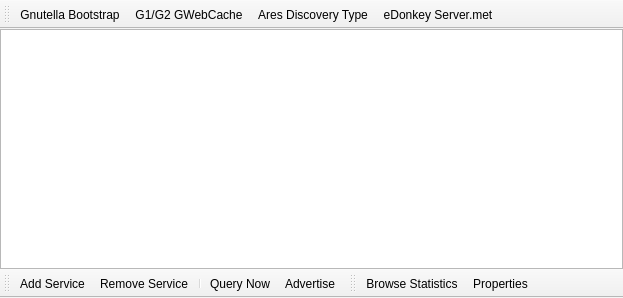
<?xml version="1.0" encoding="UTF-8"?>
<ui version="4.0">
 <class>WidgetDiscovery</class>
 <widget class="QMainWindow" name="WidgetDiscovery">
  <property name="geometry">
   <rect>
    <x>0</x>
    <y>0</y>
    <width>623</width>
    <height>298</height>
   </rect>
  </property>
  <property name="windowTitle">
   <string>MainWindow</string>
  </property>
  <widget class="QWidget" name="centralwidget">
   <layout class="QVBoxLayout" name="verticalLayout">
    <property name="spacing">
     <number>0</number>
    </property>
    <property name="margin">
     <number>0</number>
    </property>
    <item>
     <widget class="QTreeView" name="treeViewDiscovery"/>
    </item>
   </layout>
  </widget>
  <widget class="QToolBar" name="toolBarServices">
   <property name="windowTitle">
    <string>toolBar</string>
   </property>
   <property name="iconSize">
    <size>
     <width>16</width>
     <height>16</height>
    </size>
   </property>
   <property name="toolButtonStyle">
    <enum>Qt::ToolButtonTextBesideIcon</enum>
   </property>
   <attribute name="toolBarArea">
    <enum>TopToolBarArea</enum>
   </attribute>
   <attribute name="toolBarBreak">
    <bool>false</bool>
   </attribute>
   <addaction name="actionDiscoveryGnutellaBootstrap"/>
   <addaction name="actionG1G2GWebCache"/>
   <addaction name="actionAresDiscoveryType"/>
   <addaction name="actionEDonkeyServerMet"/>
  </widget>
  <widget class="QToolBar" name="toolBarControls">
   <property name="windowTitle">
    <string>toolBar_2</string>
   </property>
   <property name="iconSize">
    <size>
     <width>16</width>
     <height>16</height>
    </size>
   </property>
   <property name="toolButtonStyle">
    <enum>Qt::ToolButtonTextBesideIcon</enum>
   </property>
   <attribute name="toolBarArea">
    <enum>BottomToolBarArea</enum>
   </attribute>
   <attribute name="toolBarBreak">
    <bool>false</bool>
   </attribute>
   <addaction name="actionDiscoveryAddService"/>
   <addaction name="actionDiscoveryRemoveService"/>
   <addaction name="separator"/>
   <addaction name="actionDiscoveryQueryNow"/>
   <addaction name="actionDiscoveryAdvertise"/>
  </widget>
  <widget class="QToolBar" name="toolBarProperties">
   <property name="windowTitle">
    <string>toolBar_3</string>
   </property>
   <property name="iconSize">
    <size>
     <width>16</width>
     <height>16</height>
    </size>
   </property>
   <property name="toolButtonStyle">
    <enum>Qt::ToolButtonTextBesideIcon</enum>
   </property>
   <attribute name="toolBarArea">
    <enum>BottomToolBarArea</enum>
   </attribute>
   <attribute name="toolBarBreak">
    <bool>false</bool>
   </attribute>
   <addaction name="actionDiscoveryBrowseStatistics"/>
   <addaction name="actionDiscoveryProperties"/>
  </widget>
  <action name="actionDiscoveryGnutellaBootstrap">
   <property name="icon">
    <iconset resource="Resource.qrc">
     <normaloff>:/Resource/Networks/Gnutella.png</normaloff>:/Resource/Networks/Gnutella.png</iconset>
   </property>
   <property name="text">
    <string>Gnutella Bootstrap</string>
   </property>
   <property name="toolTip">
    <string>Gnutella Bootstrap</string>
   </property>
  </action>
  <action name="actionDiscoveryAddService">
   <property name="icon">
    <iconset resource="Resource.qrc">
     <normaloff>:/Resource/Generic/Add.png</normaloff>:/Resource/Generic/Add.png</iconset>
   </property>
   <property name="text">
    <string>Add Service</string>
   </property>
   <property name="toolTip">
    <string>Add Service</string>
   </property>
  </action>
  <action name="actionDiscoveryBrowseStatistics">
   <property name="icon">
    <iconset resource="Resource.qrc">
     <normaloff>:/Resource/Network/BrowseStatistics.png</normaloff>:/Resource/Network/BrowseStatistics.png</iconset>
   </property>
   <property name="text">
    <string>Browse Statistics</string>
   </property>
   <property name="toolTip">
    <string>Browse Statistics</string>
   </property>
  </action>
  <action name="actionG1G2GWebCache">
   <property name="icon">
    <iconset resource="Resource.qrc">
     <normaloff>:/Resource/Networks/Gnutella.png</normaloff>:/Resource/Networks/Gnutella.png</iconset>
   </property>
   <property name="text">
    <string>G1/G2 GWebCache</string>
   </property>
   <property name="toolTip">
    <string>G1/G2 GWebCache</string>
   </property>
  </action>
  <action name="actionAresDiscoveryType">
   <property name="icon">
    <iconset resource="Resource.qrc">
     <normaloff>:/Resource/Networks/Ares.png</normaloff>:/Resource/Networks/Ares.png</iconset>
   </property>
   <property name="text">
    <string>Ares Discovery Type</string>
   </property>
   <property name="toolTip">
    <string>Ares Discovery Type</string>
   </property>
  </action>
  <action name="actionEDonkeyServerMet">
   <property name="icon">
    <iconset resource="Resource.qrc">
     <normaloff>:/Resource/Networks/EDonkey.png</normaloff>:/Resource/Networks/EDonkey.png</iconset>
   </property>
   <property name="text">
    <string>eDonkey Server.met</string>
   </property>
   <property name="toolTip">
    <string>eDonkey Server.met</string>
   </property>
  </action>
  <action name="actionDiscoveryRemoveService">
   <property name="icon">
    <iconset resource="Resource.qrc">
     <normaloff>:/Resource/Generic/Remove.png</normaloff>:/Resource/Generic/Remove.png</iconset>
   </property>
   <property name="text">
    <string>Remove Service</string>
   </property>
   <property name="toolTip">
    <string>Remove Service</string>
   </property>
  </action>
  <action name="actionDiscoveryQueryNow">
   <property name="icon">
    <iconset resource="Resource.qrc">
     <normaloff>:/Resource/Network/QueryNow.png</normaloff>:/Resource/Network/QueryNow.png</iconset>
   </property>
   <property name="text">
    <string>Query Now</string>
   </property>
   <property name="toolTip">
    <string>Query Now</string>
   </property>
  </action>
  <action name="actionDiscoveryAdvertise">
   <property name="icon">
    <iconset resource="Resource.qrc">
     <normaloff>:/Resource/Network/Advertise.png</normaloff>:/Resource/Network/Advertise.png</iconset>
   </property>
   <property name="text">
    <string>Advertise</string>
   </property>
   <property name="toolTip">
    <string>Advertise</string>
   </property>
  </action>
  <action name="actionDiscoveryProperties">
   <property name="icon">
    <iconset resource="Resource.qrc">
     <normaloff>:/Resource/Generic/Properties.png</normaloff>:/Resource/Generic/Properties.png</iconset>
   </property>
   <property name="text">
    <string>Properties</string>
   </property>
   <property name="toolTip">
    <string>Properties</string>
   </property>
  </action>
 </widget>
 <resources>
  <include location="Resource.qrc"/>
 </resources>
 <connections/>
</ui>
